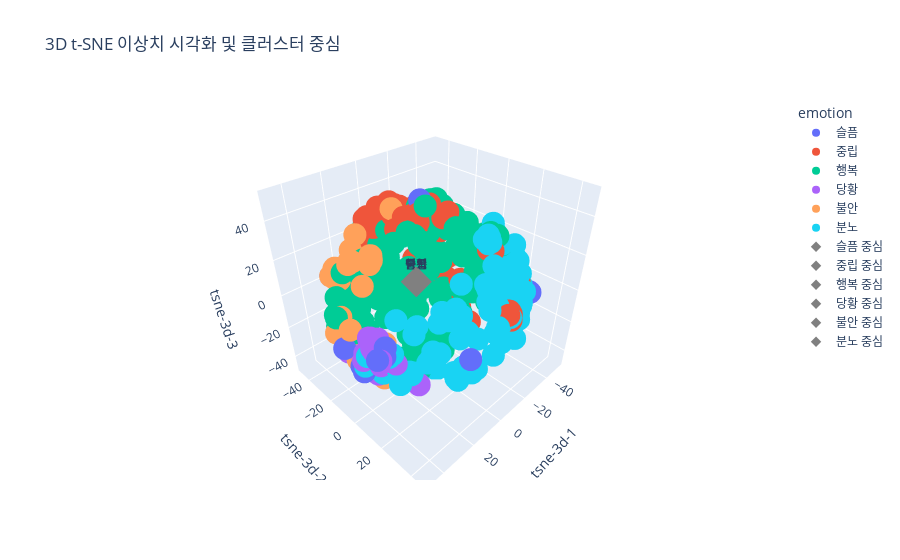

Notebook source saved alongside this figure:
### Code cell
import plotly.express as px
import plotly.graph_objects as go

# 이상치 데이터프레임 생성 (이전 딕셔너리를 데이터프레임으로 변환)
outliers_df = pd.DataFrame([
    {
        'tsne-3d-1': key[0],
        'tsne-3d-2': key[1],
        'tsne-3d-3': key[2],
        'text': value['text'],
        'emotion': value['emotion'],
        'distance_ratio': value['distance_ratio']
    }
    for key, value in outliers_dict.items()
])

# 클러스터 중심 데이터프레임 생성
# 클러스터 중심 좌표를 미리 추출해서 클러스터 센터 데이터 프레임으로 변환
cluster_centers_df = pd.DataFrame([
    {
        'tsne-3d-1': kmeans.cluster_centers_[0][0],
        'tsne-3d-2': kmeans.cluster_centers_[0][1],
        'tsne-3d-3': kmeans.cluster_centers_[0][2],
        'emotion': emotion
    }
    for emotion in df['emotion'].unique()
])

# 3D 산점도 생성
fig = px.scatter_3d(
    outliers_df, 
    x='tsne-3d-1', 
    y='tsne-3d-2', 
    z='tsne-3d-3',
    color='emotion', 
    hover_data=['text', 'distance_ratio'],
    labels={'color': 'Emotion'},
    title='3D t-SNE 이상치 시각화 및 클러스터 중심'
)

# 클러스터 중심을 무채색으로 추가하고, 레이블을 텍스트로 표시
for _, row in cluster_centers_df.iterrows():
    fig.add_trace(go.Scatter3d(
        x=[row['tsne-3d-1']],
        y=[row['tsne-3d-2']],
        z=[row['tsne-3d-3']],
        mode='markers+text',
        marker=dict(color='gray', size=8, symbol='diamond'),
        text=row['emotion'],  # 클러스터의 감정 레이블을 텍스트로 표시
        textposition='top center',
        name=f"{row['emotion']} 중심"
    ))

# 그래프 출력
fig.show()

### Figure 1 — Plotly figure (JSON) as saved in the notebook; plotly's stock layout.template omitted (floating-point values rounded to 4 significant figures; data arrays with more than 128 entries replaced by an {"elided": "..."} marker saying what was removed)
{"data": [{"customdata": [["노후 준비가 도저히 힘들어서 포기할까 봐", 1.657], ["강남에서 보기로 했는데 요즘 바이러스 되게 심각하잖아 불안해져가지고", 1.651], ["이젠 더이상 가족들에게 피해를 줄 수 없어 어떻게든 퇴원하기로 했어", 1.672], ["내가 열심히 작업했는데 다 잘못 됐다고 하니까 너무 속상했어 하지만 오늘 열심히 해서 내 실력을 인정받는 날이 왔으면 좋겠어!", 1.65], ["나 이벤트 당첨됐어\t", 1.703], ["고마워 근데 쉴 시간이 없어 당장 다시 해오래", 1.654], ["우리는 지금 빠르게 변하는 시대에 살고 있지 않은가?", 1.687], ["어제 뉴스에서 강남 쪽에 좀 많이 걸렸다고 하던데", 1.643], ["쉴 수가 없어지금 빨리 해오래", 1.654], ["쉬웠는데 긴장하니까 생각이 하나도 안나더라고!", 1.76], ["전자기기 응모에서 당첨됐어", 1.671], ["헐 나 이벤트 1등에 당첨됐어", 1.777], ["노인들의 특징 중에 하나가 무엇인지 아는가?", 1.678], ["이벤트에 당첨되었다", 1.647], ["결혼하려고 해도 모아둔 돈도 많이 없고 가난하게 시작할까 봐 겁나", 1.648], ["복권 일 등에 당첨 된 줄 알았는데 삼 등이었어", 1.665], ["이젠 더 이상 가족들에게 피해를 줄 수 없어 어떻게든 퇴원하기로 했어", 1.672], ["헐 나 1등이야", 1.795], ["남자친구가 항상 같이 달려줘서 더 는 것 같애", 1.638], ["내가 노력한 만큼 인정 받는 날이 왔으면 좋겠어!", 1.648]], "hovertemplate": "emotion=슬픔<br>tsne-3d-1=%{x}<br>tsne-3d-2=%{y}<br>tsne-3d-3=%{z}<br>text=%{customdata[0]}<br>distance_ratio=%{customdata[1]}<extra></extra>", "legendgroup": "슬픔", "marker": {"color": "#636efa", "symbol": "circle"}, "mode": "markers", "name": "슬픔", "scene": "scene", "showlegend": true, "type": "scatter3d", "x": [-42.18, 28.02, 4.58, 44.29, 44.26, 45.31, 33.62, 26.86, 45.32, 47.94, 42.74, 46.81, 34.5, 43.1, -42.17, 43.11, 4.579, 47.57, 18.68, 44.26], "y": [29.49, -41.74, -1.326, 1.337, 18.65, -9.396, -24.11, -42.32, -9.397, 8.365, 19.61, 18.42, -21.71, 16.31, 29.06, 17.88, -1.327, 18.01, 42.46, 1.319], "z": [-4.555, 4.852, 50.92, -15.69, 1.583, -11.37, -28.15, 4.942, -11.37, -11.66, 1.677, 0.8563, -28.26, -4.622, -4.4, 5.217, 50.93, 1.385, -1.151, -15.63]}, {"customdata": {"elided": "276x2 mixed values"}, "hovertemplate": "emotion=중립<br>tsne-3d-1=%{x}<br>tsne-3d-2=%{y}<br>tsne-3d-3=%{z}<br>text=%{customdata[0]}<br>distance_ratio=%{customdata[1]}<extra></extra>", "legendgroup": "중립", "marker": {"color": "#EF553B", "symbol": "circle"}, "mode": "markers", "name": "중립", "scene": "scene", "showlegend": true, "type": "scatter3d", "x": {"elided": "276 float values"}, "y": {"elided": "276 float values"}, "z": {"elided": "276 float values"}}, {"customdata": {"elided": "319x2 mixed values"}, "hovertemplate": "emotion=행복<br>tsne-3d-1=%{x}<br>tsne-3d-2=%{y}<br>tsne-3d-3=%{z}<br>text=%{customdata[0]}<br>distance_ratio=%{customdata[1]}<extra></extra>", "legendgroup": "행복", "marker": {"color": "#00cc96", "symbol": "circle"}, "mode": "markers", "name": "행복", "scene": "scene", "showlegend": true, "type": "scatter3d", "x": {"elided": "319 float values"}, "y": {"elided": "319 float values"}, "z": {"elided": "319 float values"}}, {"customdata": {"elided": "154x2 mixed values"}, "hovertemplate": "emotion=당황<br>tsne-3d-1=%{x}<br>tsne-3d-2=%{y}<br>tsne-3d-3=%{z}<br>text=%{customdata[0]}<br>distance_ratio=%{customdata[1]}<extra></extra>", "legendgroup": "당황", "marker": {"color": "#ab63fa", "symbol": "circle"}, "mode": "markers", "name": "당황", "scene": "scene", "showlegend": true, "type": "scatter3d", "x": {"elided": "154 float values"}, "y": {"elided": "154 float values"}, "z": {"elided": "154 float values"}}, {"customdata": {"elided": "140x2 mixed values"}, "hovertemplate": "emotion=불안<br>tsne-3d-1=%{x}<br>tsne-3d-2=%{y}<br>tsne-3d-3=%{z}<br>text=%{customdata[0]}<br>distance_ratio=%{customdata[1]}<extra></extra>", "legendgroup": "불안", "marker": {"color": "#FFA15A", "symbol": "circle"}, "mode": "markers", "name": "불안", "scene": "scene", "showlegend": true, "type": "scatter3d", "x": {"elided": "140 float values"}, "y": {"elided": "140 float values"}, "z": {"elided": "140 float values"}}, {"customdata": {"elided": "249x2 mixed values"}, "hovertemplate": "emotion=분노<br>tsne-3d-1=%{x}<br>tsne-3d-2=%{y}<br>tsne-3d-3=%{z}<br>text=%{customdata[0]}<br>distance_ratio=%{customdata[1]}<extra></extra>", "legendgroup": "분노", "marker": {"color": "#19d3f3", "symbol": "circle"}, "mode": "markers", "name": "분노", "scene": "scene", "showlegend": true, "type": "scatter3d", "x": {"elided": "249 float values"}, "y": {"elided": "249 float values"}, "z": {"elided": "249 float values"}}, {"marker": {"color": "gray", "size": 8, "symbol": "diamond"}, "mode": "markers+text", "name": "슬픔 중심", "text": "슬픔", "textposition": "top center", "type": "scatter3d", "x": [-1.073], "y": [-10.57], "z": [2.497]}, {"marker": {"color": "gray", "size": 8, "symbol": "diamond"}, "mode": "markers+text", "name": "중립 중심", "text": "중립", "textposition": "top center", "type": "scatter3d", "x": [-1.073], "y": [-10.57], "z": [2.497]}, {"marker": {"color": "gray", "size": 8, "symbol": "diamond"}, "mode": "markers+text", "name": "행복 중심", "text": "행복", "textposition": "top center", "type": "scatter3d", "x": [-1.073], "y": [-10.57], "z": [2.497]}, {"marker": {"color": "gray", "size": 8, "symbol": "diamond"}, "mode": "markers+text", "name": "당황 중심", "text": "당황", "textposition": "top center", "type": "scatter3d", "x": [-1.073], "y": [-10.57], "z": [2.497]}, {"marker": {"color": "gray", "size": 8, "symbol": "diamond"}, "mode": "markers+text", "name": "불안 중심", "text": "불안", "textposition": "top center", "type": "scatter3d", "x": [-1.073], "y": [-10.57], "z": [2.497]}, {"marker": {"color": "gray", "size": 8, "symbol": "diamond"}, "mode": "markers+text", "name": "분노 중심", "text": "분노", "textposition": "top center", "type": "scatter3d", "x": [-1.073], "y": [-10.57], "z": [2.497]}], "layout": {"legend": {"title": {"text": "emotion"}, "tracegroupgap": 0}, "scene": {"domain": {"x": [0, 1], "y": [0, 1]}, "xaxis": {"title": {"text": "tsne-3d-1"}}, "yaxis": {"title": {"text": "tsne-3d-2"}}, "zaxis": {"title": {"text": "tsne-3d-3"}}}, "title": {"text": "3D t-SNE 이상치 시각화 및 클러스터 중심"}}}
